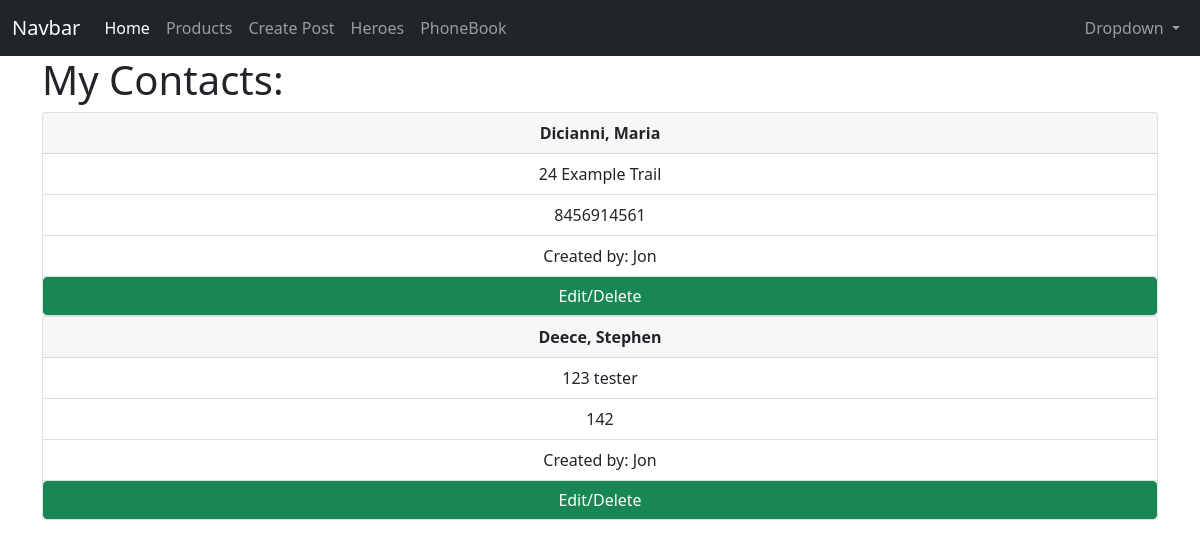
Before: /my-contacts (signed in) with the older database file.
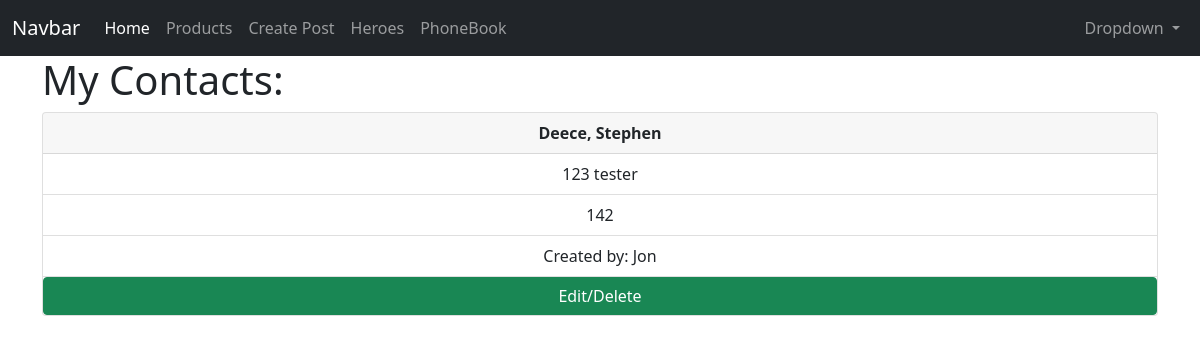
After: the same page with the newer database file.
### app/models.py (models this page shows, shortened)
class Contact(db.Model):
    id = db.Column(db.Integer, primary_key=True)
    first_name = db.Column(db.String(200))
    last_name = db.Column(db.String(300))
    address = db.Column(db.String(500))
    phone_number = db.Column(db.Integer)
    date_created = db.Column(db.Integer, nullable=False, default=datetime.utcnow)
    user_id = db.Column(db.Integer, db.ForeignKey('user.id'), nullable=False)

class User(db.Model, UserMixin):
    id = db.Column(db.Integer, primary_key=True)
    username = db.Column(db.String(150), nullable=False, unique=True)
    email = db.Column(db.String(150), nullable=False, unique=True)
    password = db.Column(db.String(256), nullable=False)
    posts = db.relationship('Post', backref='author', lazy=True)
    contacts = db.relationship('Contact', backref='creator', lazy=True)

### app/routes.py (the view)
@app.route('/my-contacts')
@login_required
def my_contacts():
    contacts = current_user.contacts
    return render_template('my_contacts.html', contacts=contacts)

### app/models.py (called while the page is built)
@login_manager.user_loader
def load_user(user_id):
    return User.query.get(user_id)

### app/templates/my_contacts.html
{% extends 'base.html' %}
{% block content %}
<h1>My Contacts:</h1>
{% for c in contacts %}
    <div class='text-center'>
        <div class="card">
            <div class="card-header">
                <b>{{c.last_name}}, {{c.first_name}}</b>
            </div>
            <ul class="list-group list-group-flush">
              <li class="list-group-item">{{c.address}}</li>
              <li class="list-group-item">{{c.phone_number}}</li>
              <li class="list-group-item">Created by: {{c.creator.username}}</li>
            </ul>
            <a href="{{url_for('contact_detail', contact_id=c.id)}}" class="btn btn-success">Edit/Delete</a>
          </div>
    </div>
{% endfor %}
{% endblock %}

Changed rows visible on the page:
removed Contact: last_name "Dicianni", first_name "Maria", address "24 Example Trail", phone_number "8456914561", creator.username "Jon"
